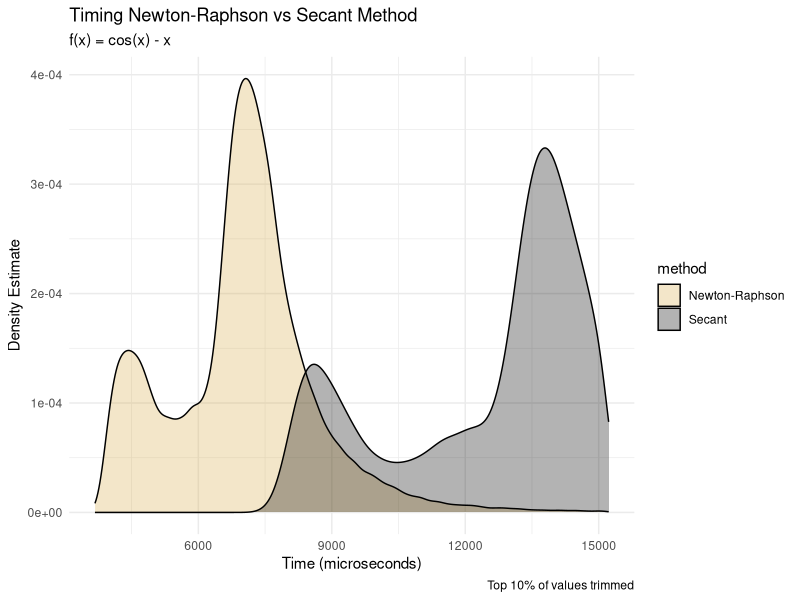

Recreate this plot in R.
## ---- chunk 1
library(tidyverse)
library(microbenchmark)
## ---- chunk 2
### Newton-Raphson Method
# Arguments
# - Initial guess
# - The function of which to find the root
# - The derivative of the function

newton_raphson <- function(x, f, f_prime) {
  while (abs(f(x)) > 1e-8)
  {
    # Update x by linear approximation
    x <- (x - (f(x) / f_prime(x)))
  }
  return(x)
}

### Secant Method
# Arguments
# - First guess
# - Second guess
# - The function of which to find the root
secant_method <- function(x0, x1, f) {
  while (abs(f(x1)) > 1e-8)
  {
    # Calculate slope between the points
    m <- (f(x0) - f(x1)) / (x0-x1)
    
    # Set x1 to x0
    x0 <- x1
    
    # Solve for new x1 with linear approximation
    x1 <- (x1 - (f(x1) / m))
  }
  return(x1)
}

# Compare the Newton-Raphson method to the Secant method.
# Both give the same solution and agree with the built-in
# uniroot() function
newton_raphson(1, function(x) cos(x) - x, function(x) -sin(x) - 1)
secant_method(1, 2, function(x) cos(x) - x)
uniroot(function(x) cos(x) - x, interval=c(-50,50), tol = 1e-8)$root
## ---- chunk 3
# Time the two functions for 1e5 iterations each
timing <- microbenchmark(
  newton_raphson(1, function(x) cos(x) - x, function(x) -sin(x) - 1),
  secant_method(1, 2, function(x) cos(x) - x),
  times=1e5
)

timing
## ---- chunk 4
# Put the timing data into a data frame
df <- tibble(time = timing$time, method = timing$expr)

# Rename to nicer names for plotting
df$method <- recode(
        df$method,
        `newton_raphson(1, function(x) cos(x) - x, function(x) -sin(x) -      1)` = "Newton-Raphson",
       `secant_method(1, 2, function(x) cos(x) - x)` = "Secant"
       )

# Plot the data using a KDE plot
df %>%
  filter(time < quantile(df$time, 0.90)) %>%
  ggplot() +
  geom_density(aes(x = time, fill = method), alpha=0.3) +
  scale_fill_manual(values= c("#D8AB4C", "#000000"))+
  labs(title="Timing Newton-Raphson vs Secant Method",
       subtitle="f(x) = cos(x) - x",
       caption="Top 10% of values trimmed",
       x="Time (microseconds)", y="Density Estimate",
       color="")+
  theme_minimal()
## ---- chunk 5
# Returns the roll of two dice rolls
# and prints the value of the roll
roll <- function(){
  roll <- sum(ceiling(6*runif(2)))
  print(paste("You rolled ", roll))
  return(roll)
  }
## ---- chunk 6
# Simulate a simplified game of craps
# Return 1 if Win, 0 if Lose
craps <- function(no_output=FALSE){
  first_roll <- roll()
  if(first_roll %in% c(7,11)){
    print("YOU WIN!")
    return(1)
  }
  else{
    while(TRUE){
      x <- roll()
      if(x==first_roll){
        print("YOU WIN!")
        return(1)
      }
      else if(x %in% c(7,11)){
        print("YOU LOSE!")
        return(0)
      }
    }
  }
}

# Creates a silent version of craps() using purrr:quietly()
# The output is stored in $result
quiet_craps <- quietly(craps)

# Test on three games
set.seed(100)
for (i in 1:3){
  print(paste("Game ", i))
  craps()
  }
## ---- chunk 7
seed <- 0
while(TRUE){
  set.seed(seed)
  results <- map_dbl(1:10, ~quiet_craps()$result) # Simulate 10 games
  if (sum(results) == 10) {
    print(seed)
    break
  }
  else{
    seed <- seed + 1
  }
}

## ---- chunk 8
# Verify that the seed produces 10 wins in a row
set.seed(880)
map_dbl(1:10, ~craps())
## ---- chunk 9
objs <- mget(ls("package:base"), inherits = TRUE)
funs <- Filter(is.function, objs)
## ---- chunk 10
# A function that takes a function and returns the number of arguments
num_args <- function(f){
  arg_list <- as.list(args(f))
  return(length(arg_list))
}

# Create a named vector with the number of arguments in every function
arguments <- map_dbl(funs, ~num_args(.x)) 

# Find function with the most arguments
arguments %>%
  sort(decreasing = TRUE) %>%
  head()
## ---- chunk 11
# Get number of functions with no arguments
(arguments == 0) %>% sum()
